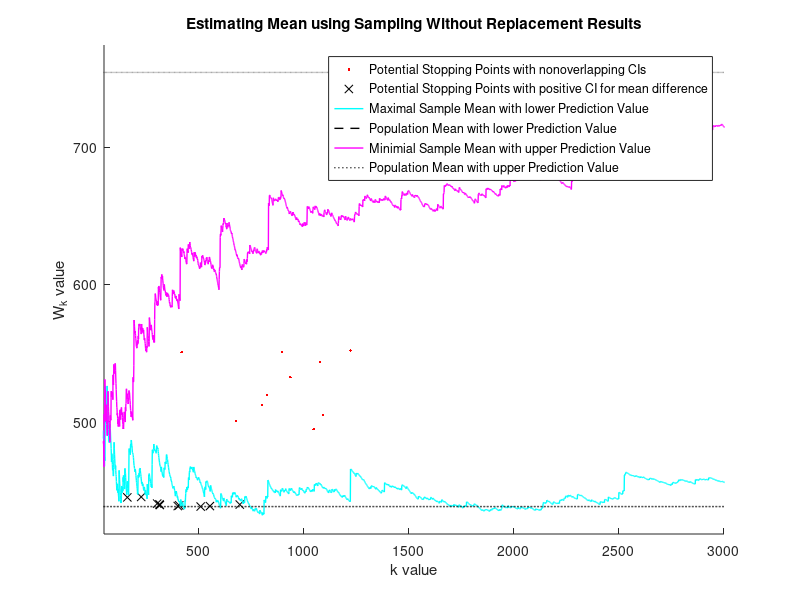
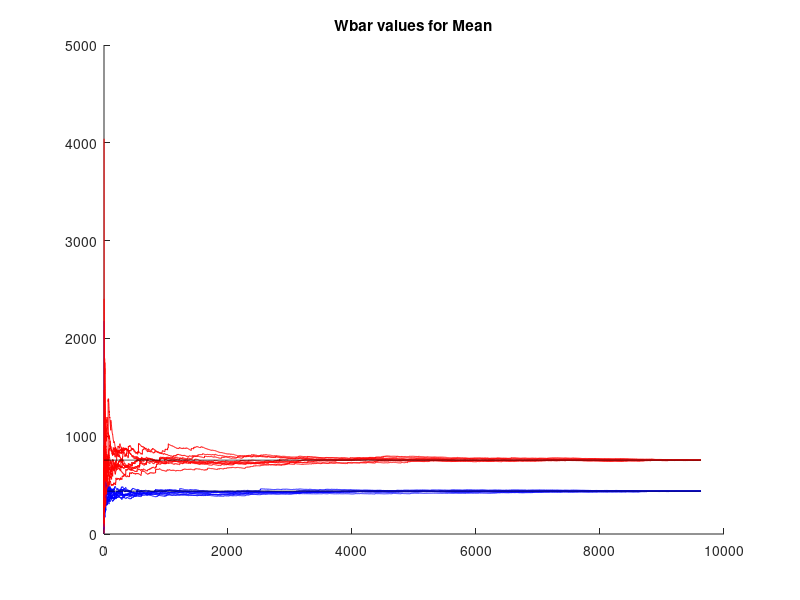

Source code (MATLAB) for these figures, in order: (Note: this script raises an error after producing the figures.)
%{
Taken from the following:
https://en.wikipedia.org/wiki/Standard_error#Standard_error_of_the_mean

as well as this:
http://www.statlect.com/fundamentals-of-statistics/mean-estimation

TODO:
CONTRAST THE CONFIDENCE INTERVALS WITH THE ONES
    OBTAINED VIA LOG-NORMAL DISTRIBUTION

NOTE: IT IS POSSIBLE TO HAVE NON-INTERSECTING
    CONFIDENCE INTERVALS BEFORE THE RIGHT CONCLUSION
    IS DRAWN FROM THE SAMPLE MEAN. THAT IS WHY
    I WILL ENFORCE A MIN OF 1000 SAMPLES OR 10% OF THE DATA

TODO: Estimate the std of the without replacement estimator using this:
    https://www.ma.utexas.edu/users/parker/sampling/woreplshort.htm
http://stattrek.com/survey-research/simple-random-sample-analysis.aspx
    I WILL USE THAT FOR CONFIDENCE BOUND
%}

%load('patchesSep2011Data_results_new1.mat');
%load('patchesSep2011Data_new1.mat');
%load('patchesSep2011Data_results_allT_new1.mat');
%load('patchesSep2011Data_allT_new1.mat');

load('patchesSep2011DataTest4_results.mat');
%load('patchesSep2011DataTest3_results.mat');
%load('patchesSep2011DataTest7_results.mat');
%load('patchesOct2012Data_results_all4.mat');

%%
numPatches = size(predErrorsEMD,2);
Wvalues = mean(totalWorkEMD,2);

numPred = size(totalWorkEMD,1);
numTrials = 10;

meanWbar = zeros(numPred,numTrials,size(predErrorsEMD,2));
varWbar = zeros(numPred,numTrials,size(predErrorsEMD,2));


for trialN = 1:numTrials
    trialN
    randPatches = randperm(numPatches);
    %randPatches2 = ceil(rand(1,numPatches)*numPatches);
    
    totalWorkEMD_A = totalWorkEMD(:,randPatches);
    
    for k = 1:numPatches

        workSampled = totalWorkEMD_A(:,1:k);
        
        %without replacement multiplier for variance given k
        woReplaceMult = (numPatches-k)/(k*(numPatches-1));
        
        meanWbar(:,trialN,k) = mean(workSampled,2);
        varWbar(:,trialN,k) = var(workSampled,[],2).*woReplaceMult;

    end
    
    
end
%%

%find the multiplier
multiplierValues = 0:0.01:10;
areaRatioWithMultiplier = zeros(1,length(multiplierValues));
for ind = 1:length(multiplierValues)
    tt = multiplierValues(ind);
    areaRatioWithMultiplier(ind) = ...
        diff(normcdf([-tt tt],0,1));
end

desiredRatio = 0.9999;
indReq = find(areaRatioWithMultiplier>=desiredRatio,1,'first');
reqMultiplier = multiplierValues(indReq);

%%
%multiplier1 = 1.96; %for 95% confidence
%multiplier1 = 2.58; %for 99% confidence
multiplier1 = 3.9; %for 99.99% confidence
upperConfidence = meanWbar + multiplier1.*sqrt(varWbar);
lowerConfidence = meanWbar - multiplier1.*sqrt(varWbar);

meanDiff2 = meanWbar(2,:,:)-meanWbar(1,:,:);
diffStdFactor = multiplier1.*sqrt(varWbar(2,:,:)+varWbar(1,:,:));

upper2 = meanDiff2 + diffStdFactor;
lower2 = meanDiff2 - diffStdFactor;

startColInd = 50;
endColInd = 3000;
dispRows = 1:10;
lineWidth=1;
lineWidth2=1;
predColors = {'b' 'r'};
predColors2 = {'c' 'm'};
predColors3 = {'y' 'g'};

goodIndex = zeros(numTrials,numPatches);
goodIndex2 = zeros(numTrials,numPatches); %with diff definition of mean difference
for ii = 1:numTrials
   for jj = 1:numPatches
       curUpperCI = upperConfidence(:,ii,jj);
       curLowerCI = lowerConfidence(:,ii,jj);
       intervalVals = zeros(1,2*numPred);
       [~,sorting] = sort(curLowerCI);
       intervalVals(1:2:end) = curLowerCI(sorting);
       intervalVals(2:2:end) = curUpperCI(sorting);
       goodIndex(ii,jj) = all(diff(intervalVals)>0);
       goodIndex2(ii,jj) = (lower2(1,ii,jj)>0);
   end
end

lowerPredInd = 1; upperPredInd = 2;
lowerPredUpperCIvals = upperConfidence(lowerPredInd,:,:);
upperPredLowerCIvals = lowerConfidence(upperPredInd,:,:);

firstGoodInd = zeros(1,numTrials);
firstGoodInd2 = zeros(1,numTrials);

ciIntersectFirstGoodUpper = zeros(1,numTrials);
ciLowerFirstGood = zeros(1,numTrials);
for ii = 1:numTrials

    %curTrial2 = reshape(goodInds(1,ii,:),[1 numPatches]);
    curTrial3 = goodIndex(ii,startColInd:endColInd);
    curTrial4 = goodIndex2(ii,startColInd:endColInd);
    
    firstGoodInd(ii) = find(curTrial3,1,'first')+startColInd;
    firstGoodInd2(ii) = find(curTrial4,1,'first')+startColInd;
    

    ciIntersectFirstGoodUpper(ii) = upperPredLowerCIvals(1,ii,firstGoodInd(ii));
    ciLowerFirstGood(ii) = lower2(1,ii,firstGoodInd2(ii))+Wvalues(1);
end

%{
minCI = min(reshape(lowerConfidence(:,dispRows,startColInd:endColInd),1,[]));
maxCI = max(reshape(upperConfidence(:,dispRows,startColInd:endColInd),1,[]));

minY = min(reshape(meanWbar(:,dispRows,startColInd:endColInd),1,[]));
maxY = max(reshape(meanWbar(:,dispRows,startColInd:endColInd),1,[]));
%}
margin=20;
figure
title('Estimating Mean using Sampling Without Replacement Results');
hold on
plot(firstGoodInd,ciIntersectFirstGoodUpper,'r.');
plot(firstGoodInd2,ciLowerFirstGood,'kx');
for pp = 1:numPred
    wbarVals = permute(meanWbar(pp,dispRows,:),[3 2 1]);

    if(pp==1)
        plot(max(wbarVals,[],2),[predColors2{pp} '-'],'LineWidth',lineWidth2) 
        plot(Wvalues(pp).*ones(1,numPatches),...
            'k--','LineWidth',lineWidth);
    elseif(pp==2)
        plot(min(wbarVals,[],2),[predColors2{pp} '-'],'LineWidth',lineWidth2) 
        plot(Wvalues(pp).*ones(1,numPatches),...
            'k:','LineWidth',lineWidth);
    end
    
    
end
axis([startColInd endColInd Wvalues(1)-margin Wvalues(2)+margin]);
legend('Potential Stopping Points with nonoverlapping CIs',...
    'Potential Stopping Points with positive CI for mean difference',...
    'Maximal Sample Mean with lower Prediction Value',...
    'Population Mean with lower Prediction Value',...
    'Minimial Sample Mean with upper Prediction Value',...
    'Population Mean with upper Prediction Value');
xlabel('k value');
ylabel('W_k value');
hold off


%%
figure
title('Wbar values for Mean');
hold on
for pp = 1:numPred
    plot(permute(meanWbar(pp,dispRows,:),[3 2 1]),...
        [predColors{pp} '-']) 
    plot(Wvalues(pp).*ones(1,numPatches),...
        'k--','LineWidth',lineWidth);
end
axis([startColInd numPatches minY maxY]);
xlabel('k value');
ylabel('W_k value');
hold off
%%

vUpper = [4 6 2];
vLower = [3 5 1];

[~,ii] = sort(vLower);

endPtsTest2 = zeros(1,length(vLower)*2);
endPtsTest2(1:2:end)=vLower(ii);
endPtsTest2(2:2:end)=vUpper(ii);

isGood2 = all(diff(endPtsTest2)>0);
